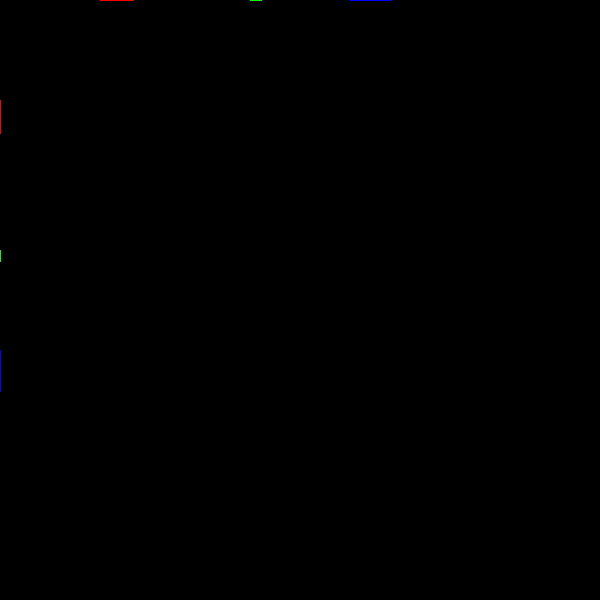
Frame 1 (no input)
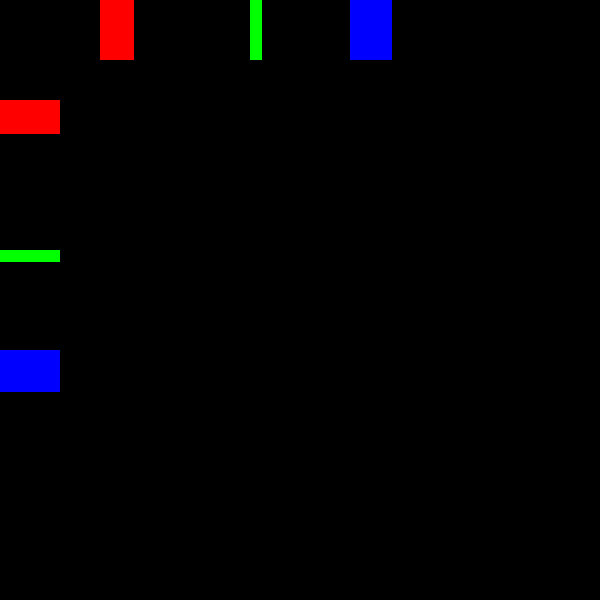
Frame 60 (the mouse pressed at the canvas centre just before this capture)
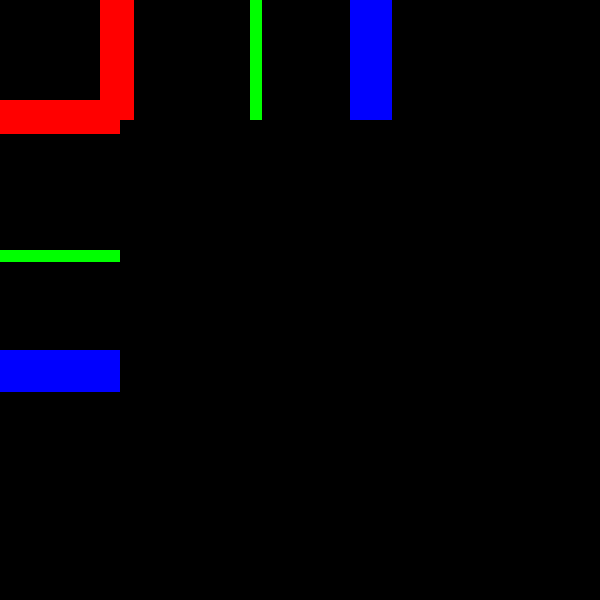
Frame 120 (the mouse held since frame 60 and released just before this capture)

The Processing sketch that drew these frames (run headless with seeded random() and noise(); from frame 60 on, the mouse is pressed at the canvas centre):

// Processing sketch: processing_136626
// ── processing_136626.pde

// ICE 9

/*
  growing bars
   NO if-ing allowed!
*/



color r = color( 255, 0, 0 );
color b = color( 0, 0, 255 );
color g = color( 0, 255, 0 );

void setup ( )
{
  size( 600, 600  );
  fill( 0 ); 
  noStroke( );
}

void draw ( )
{
  background( 0 );
  
  drawVerticalColumn( 100, 34, r );
  drawVerticalColumn( 250, 12, g );
  drawVerticalColumn( 350, 42, b );
  
  drawHorizontalColumn( 100, 34, r );
  drawHorizontalColumn( 250, 12, g );
  drawHorizontalColumn( 350, 42, b );
}

void drawVerticalColumn( float x, float wd, color c)
{  
 fill(c);
 rect(x,0,wd,frameCount%height);
}

void drawHorizontalColumn( float y, float ht, color c)
{
  fill(c);
 rect(0,y,frameCount%width,ht);
}
